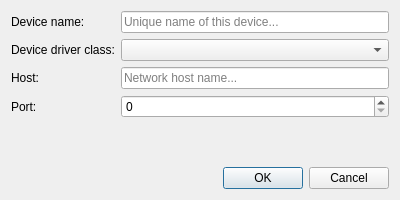
<?xml version="1.0" encoding="UTF-8"?>
<ui version="4.0">
 <class>Dialog</class>
 <widget class="QDialog" name="Dialog">
  <property name="windowModality">
   <enum>Qt::WindowModal</enum>
  </property>
  <property name="geometry">
   <rect>
    <x>0</x>
    <y>0</y>
    <width>400</width>
    <height>200</height>
   </rect>
  </property>
  <property name="windowTitle">
   <string>Add new device</string>
  </property>
  <property name="windowIcon">
   <iconset theme="network-wired"/>
  </property>
  <layout class="QVBoxLayout" name="verticalLayout">
   <item>
    <layout class="QFormLayout" name="formLayout">
     <item row="0" column="0">
      <widget class="QLabel" name="label">
       <property name="text">
        <string>Device name:</string>
       </property>
      </widget>
     </item>
     <item row="1" column="0">
      <widget class="QLabel" name="label_2">
       <property name="text">
        <string>Device driver class:</string>
       </property>
      </widget>
     </item>
     <item row="2" column="0">
      <widget class="QLabel" name="label_3">
       <property name="text">
        <string>Host:</string>
       </property>
      </widget>
     </item>
     <item row="3" column="0">
      <widget class="QLabel" name="label_4">
       <property name="text">
        <string>Port:</string>
       </property>
      </widget>
     </item>
     <item row="3" column="1">
      <widget class="QSpinBox" name="portSpinBox">
       <property name="sizePolicy">
        <sizepolicy hsizetype="Expanding" vsizetype="Fixed">
         <horstretch>0</horstretch>
         <verstretch>0</verstretch>
        </sizepolicy>
       </property>
       <property name="maximum">
        <number>65535</number>
       </property>
      </widget>
     </item>
     <item row="2" column="1">
      <widget class="QLineEdit" name="hostNameLineEdit">
       <property name="placeholderText">
        <string>Network host name...</string>
       </property>
      </widget>
     </item>
     <item row="1" column="1">
      <widget class="QComboBox" name="driverClassComboBox">
       <property name="sizePolicy">
        <sizepolicy hsizetype="Expanding" vsizetype="Fixed">
         <horstretch>0</horstretch>
         <verstretch>0</verstretch>
        </sizepolicy>
       </property>
      </widget>
     </item>
     <item row="0" column="1">
      <widget class="QLineEdit" name="deviceNameLineEdit">
       <property name="placeholderText">
        <string>Unique name of this device...</string>
       </property>
      </widget>
     </item>
    </layout>
   </item>
   <item>
    <widget class="QDialogButtonBox" name="buttonBox">
     <property name="orientation">
      <enum>Qt::Horizontal</enum>
     </property>
     <property name="standardButtons">
      <set>QDialogButtonBox::Cancel|QDialogButtonBox::Ok</set>
     </property>
    </widget>
   </item>
  </layout>
 </widget>
 <tabstops>
  <tabstop>deviceNameLineEdit</tabstop>
  <tabstop>driverClassComboBox</tabstop>
  <tabstop>hostNameLineEdit</tabstop>
  <tabstop>portSpinBox</tabstop>
 </tabstops>
 <resources/>
 <connections>
  <connection>
   <sender>buttonBox</sender>
   <signal>accepted()</signal>
   <receiver>Dialog</receiver>
   <slot>accept()</slot>
   <hints>
    <hint type="sourcelabel">
     <x>248</x>
     <y>254</y>
    </hint>
    <hint type="destinationlabel">
     <x>157</x>
     <y>274</y>
    </hint>
   </hints>
  </connection>
  <connection>
   <sender>buttonBox</sender>
   <signal>rejected()</signal>
   <receiver>Dialog</receiver>
   <slot>reject()</slot>
   <hints>
    <hint type="sourcelabel">
     <x>316</x>
     <y>260</y>
    </hint>
    <hint type="destinationlabel">
     <x>286</x>
     <y>274</y>
    </hint>
   </hints>
  </connection>
 </connections>
</ui>
